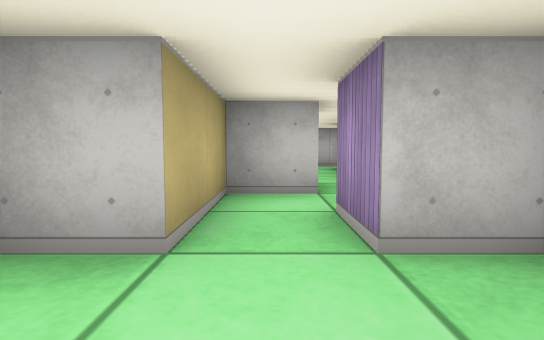
[1] (above)

14 first-person views from a walk through a cub3D level. The camera is about half as high as the walls, tilts 4° down and sees 80° across. The floor is counted in squares. Each view is taken from the middle of a square. On the plan, view 1 faces up. The plan holds only what a view shows up to about 9 squares ahead; the rest is blank. The place goes on beyond the plan.

[2]
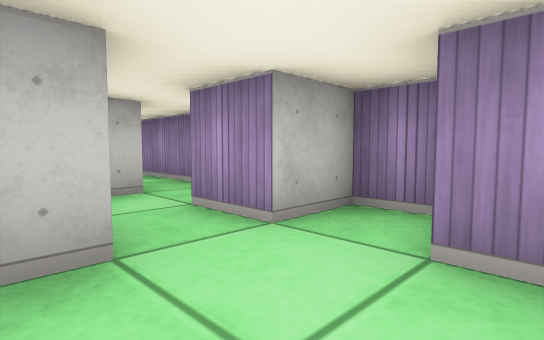

[3]
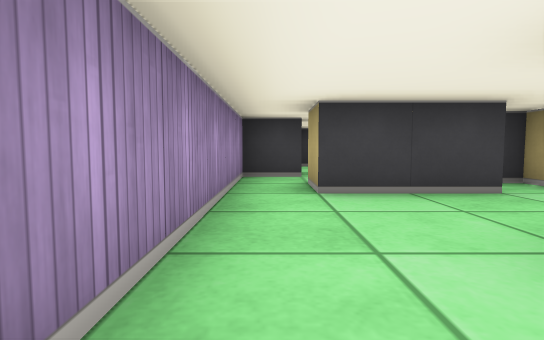

[4]
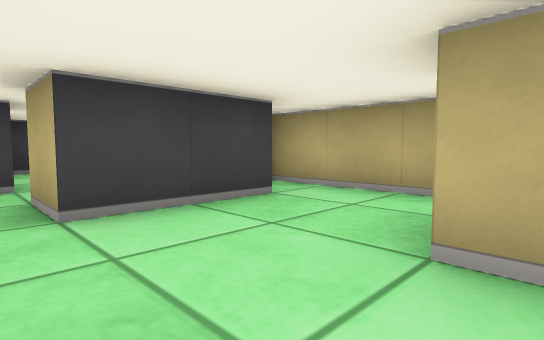

[5]
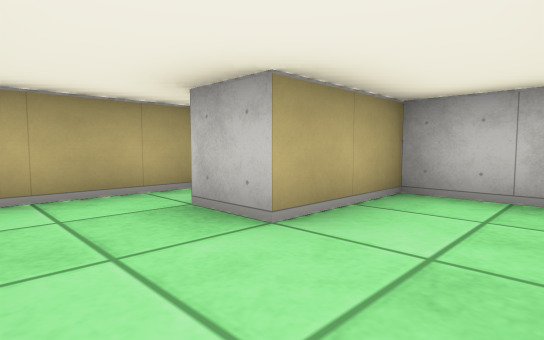

[6]
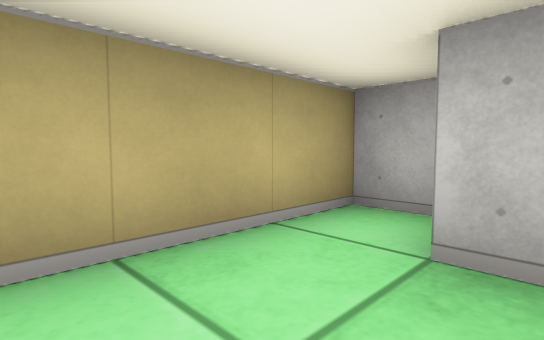

[7]
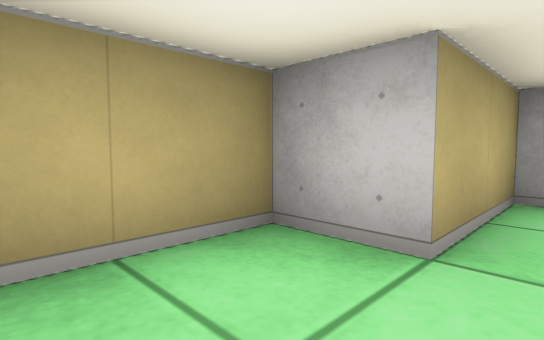

[8]
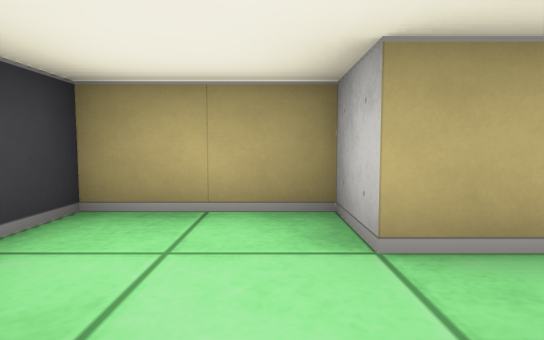

[9]
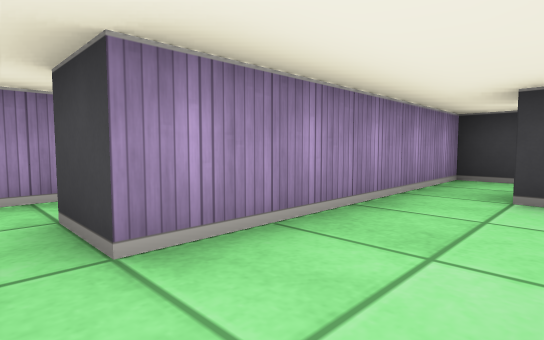

[10]
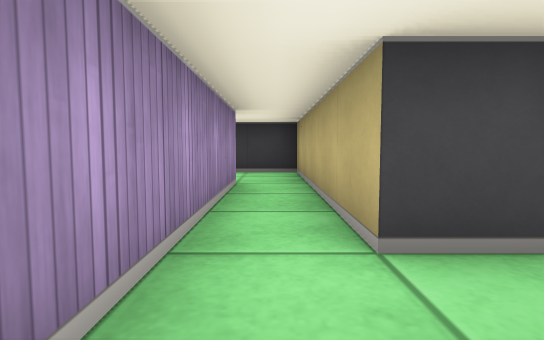

[11]
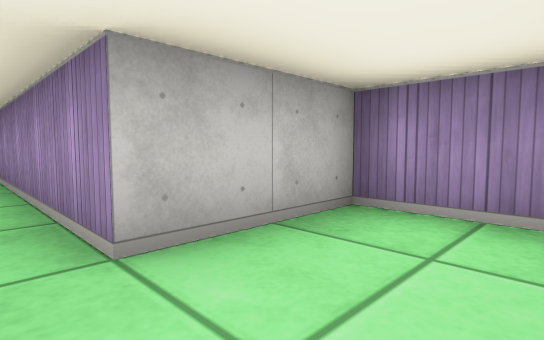

[12]
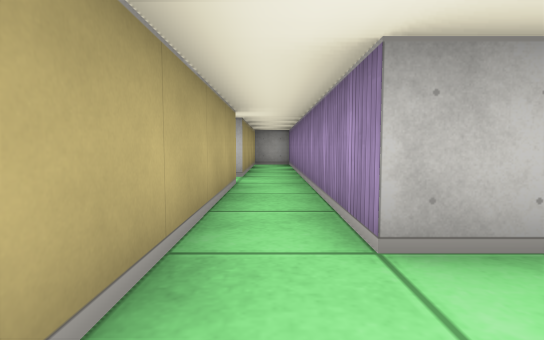

[13]
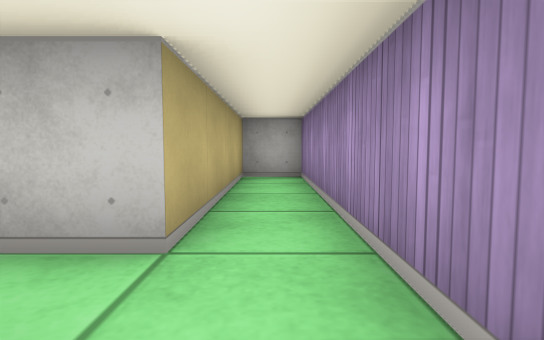

[14]
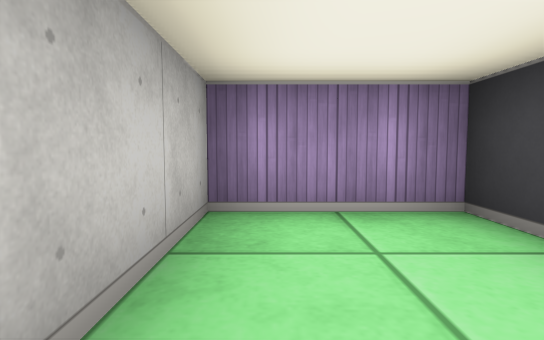

### Floor plan
Ten units are one square. View 1 is at (0, 0); x grows to the right and y downward. Boxes are objects, and circles mark ways between rooms. Rooms are numbered by the first view taken in them; rooms with no view inside come last. Other rooms are left out.
<svg viewBox="-30 -130 90 140">
<path fill="none" stroke="#000" d="M5 0 5 -5M15 -8 15 -15 5 -15 5 -25 15 -25 15 -35M5 -35 -5 -35 -5 -15 -15 -15 -15 5 2 5M15 -85 -5 -85 -5 -65M15 -65 15 -75M-5 -65 -15 -65M-16 -45 5 -45 5 -35M15 -35 15 -65M15 -75 25 -75 25 -25 55 -25 55 -45 35 -45 35 -125 25 -125 25 -85 15 -85M-18 -75 -25 -75 -25 -35 -21 -35"/>
<circle cx="10" cy="-40" r="3" fill="#2a7"/>
<circle cx="5" cy="-70" r="3" fill="#2a7"/>
<circle cx="20" cy="-80" r="3" fill="#2a7"/>
<circle cx="-10" cy="-55" r="3" fill="#2a7"/>
<text x="0" y="-10">1</text>
<text x="0" y="-80">2</text>
<text x="0" y="-50">3</text>
<text x="30" y="-60">4</text>
<text x="-20" y="-60">5</text>
</svg>
Room 1 opens to room 3. Room 2 opens to room 3. Room 2 opens to room 4. Room 3 opens to room 5.

Where each view was taken, in squares from view 1:
view 1: 0 up, 0 right, facing up
view 2: 0 up, 1 left, facing up-right
view 3: 8 up, 1 right, facing down
view 4: 7 up, 1 right, facing down-left
view 5: 5 up, 1 right, facing up-left
view 6: 5 up, 1 left, facing up-left
view 7: 0 up, 0 right, facing up-left
view 8: 1 up, 1 right, facing left
view 9: 8 up, 0 right, facing down-right
view 10: 9 up, 3 right, facing down
view 11: 3 up, 3 right, facing up-right
view 12: 3 up, 3 right, facing up
view 13: 7 up, 3 right, facing up
view 14: 4 up, 3 right, facing right
